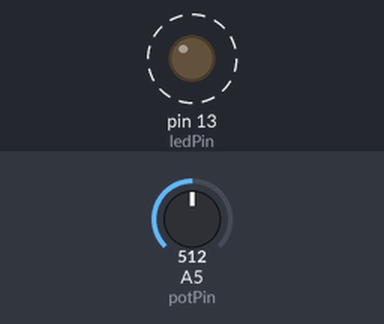
A sketch run on a simulated Arduino Uno, built with avr-gcc and run on an emulated ATmega328P. On the bench: output pins drawn as LEDs (lit = HIGH). Dashed ring = blinking. The inputs (shaded band) are chosen by the test bench; at power-on: A5 (potPin) = 512.

Above: at 1.8 s.
1.9 s: A5 (potPin) set to 0
At 3.1 s:
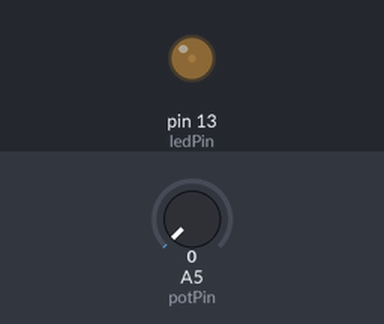
3.6 s: A5 (potPin) set to 122
At 3.9 s:
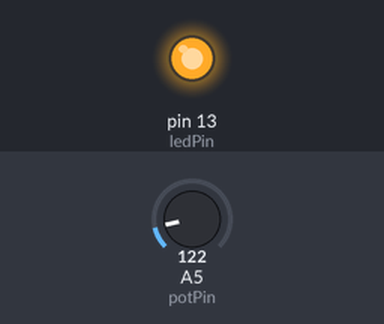
Timing chart, 0 to 13.1 s (numbered marks = the images above; inputs shaded):
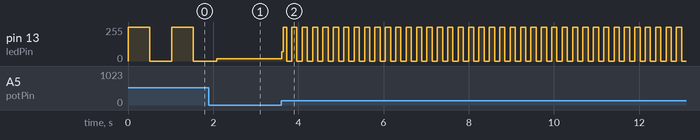

The sketch:

Potenciometro.ino
```cpp
/*
 * Entrada analógica
 * por DojoDave <http://www.0j0.org>
 *
 * Liga e desliga um LED conectado ao pino digital 13. O tempo
 * que o LED permanece ligado ou desligado depende do valor
 * obtido pelo analogRead(). No caso mais simples, conectamos
 * um potenciômetro ao pino analógico 2.
 */

int potPin = 5;    // selecione o pino de entrada ao potenciômetro
int ledPin = 13;   // selecione o pino ao LED
int val = 0;       // variável a guardar o valor proveniente do sensor

void setup() {
  pinMode(ledPin, OUTPUT);  // declarar o pino ledPin como saída
}

void loop() {
  val = analogRead(potPin);    // ler o valor do potenciômetro
  digitalWrite(ledPin, HIGH);  // ligar o ledPin
  delay(val);                  // pausar o programa por algum tempo
  digitalWrite(ledPin, LOW);   // desligar o ledPin
  delay(val);                  // pausar o programa por algum tempo
}
```

Measured:
- after the input at 3.6 s, pin 13 (ledPin): 16/255 → 69/255 at once, then moves between 0/255 and 255/255, repeating every 0.24 s
- by itself, pin 13 (ledPin): alternates 255/255 for 0.51 s and 0/255 for 0.51 s
